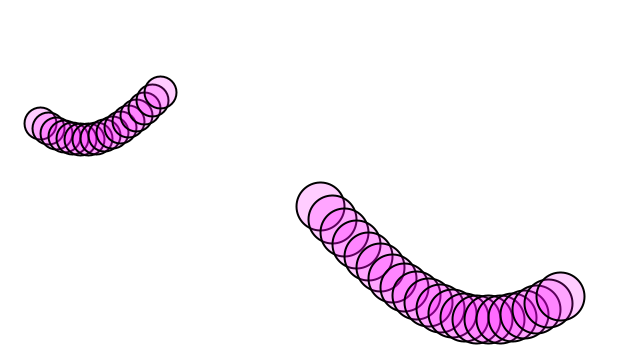
Frame 1 (no input)
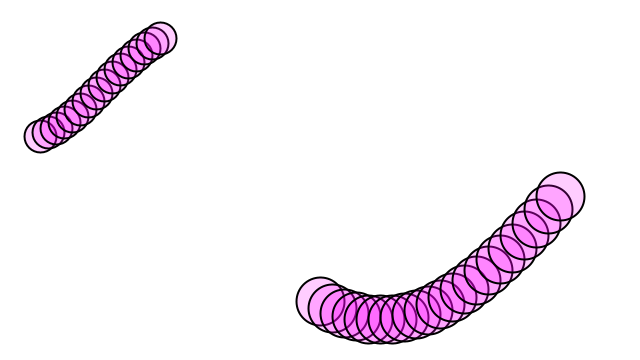
Frame 60 (the mouse pressed at the canvas centre just before this capture)
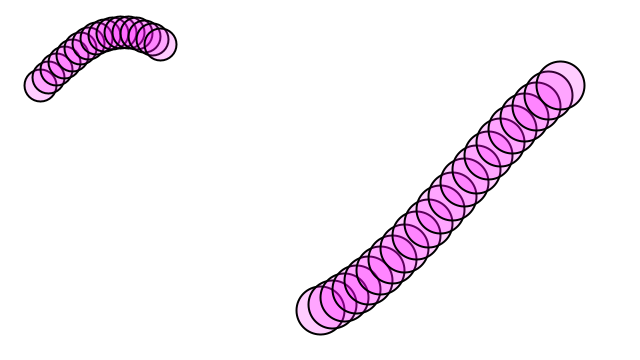
Frame 120 (the mouse held since frame 60 and released just before this capture)

The Processing sketch that drew these frames (run headless with seeded random() and noise(); from frame 60 on, the mouse is pressed at the canvas centre):

// Processing sketch: sketch_3_10_Wave_Class
// ── sketch_3_10_Wave_Class.pde
Wave wave1;
Wave wave2;

void setup() {
  size(640,360);
  //frameRate(4);
  wave1 = new Wave(12, 320, 80, 240, 240, .15, .1, .015);
  wave2 = new Wave(8, 40, 20, 120, 120, .75, .15, .02);  
}

void draw() {
  background(255);
  wave1.display();
  wave2.display();
}
// ── Wave.pde
class Wave {
 int distanceX;
 int startX; 
 int startY;
 int _width;
 int _height;
 float startAngle;
 float angleVelocity;
 float theta;
 
 float angle; 
 
 Wave(int _distanceX, int _startX, int _startY, int __width, int __height, float _startAngle, float _angleVelocity, float _theta) {
   distanceX = _distanceX;
   startX = _startX;
   startY = _startY;
   _width = __width;
   _height = __height;
   startAngle = _startAngle;
   angleVelocity = _angleVelocity;
   theta = _theta;
 }
 
  void display() {
    startAngle += theta;
    angle = startAngle;
    
    for (int x = startX; x <= startX + _width; x += distanceX) {      
      float y = map(sin(angle), -1, 1, distanceX * 4, startY + _height);
      stroke(0);
      fill(255,0,255,50);
      strokeWeight(2);
      println(angle, x, y);
      ellipse(x,y,distanceX*4,distanceX*4);
      angle += angleVelocity;
    }
  }
}
